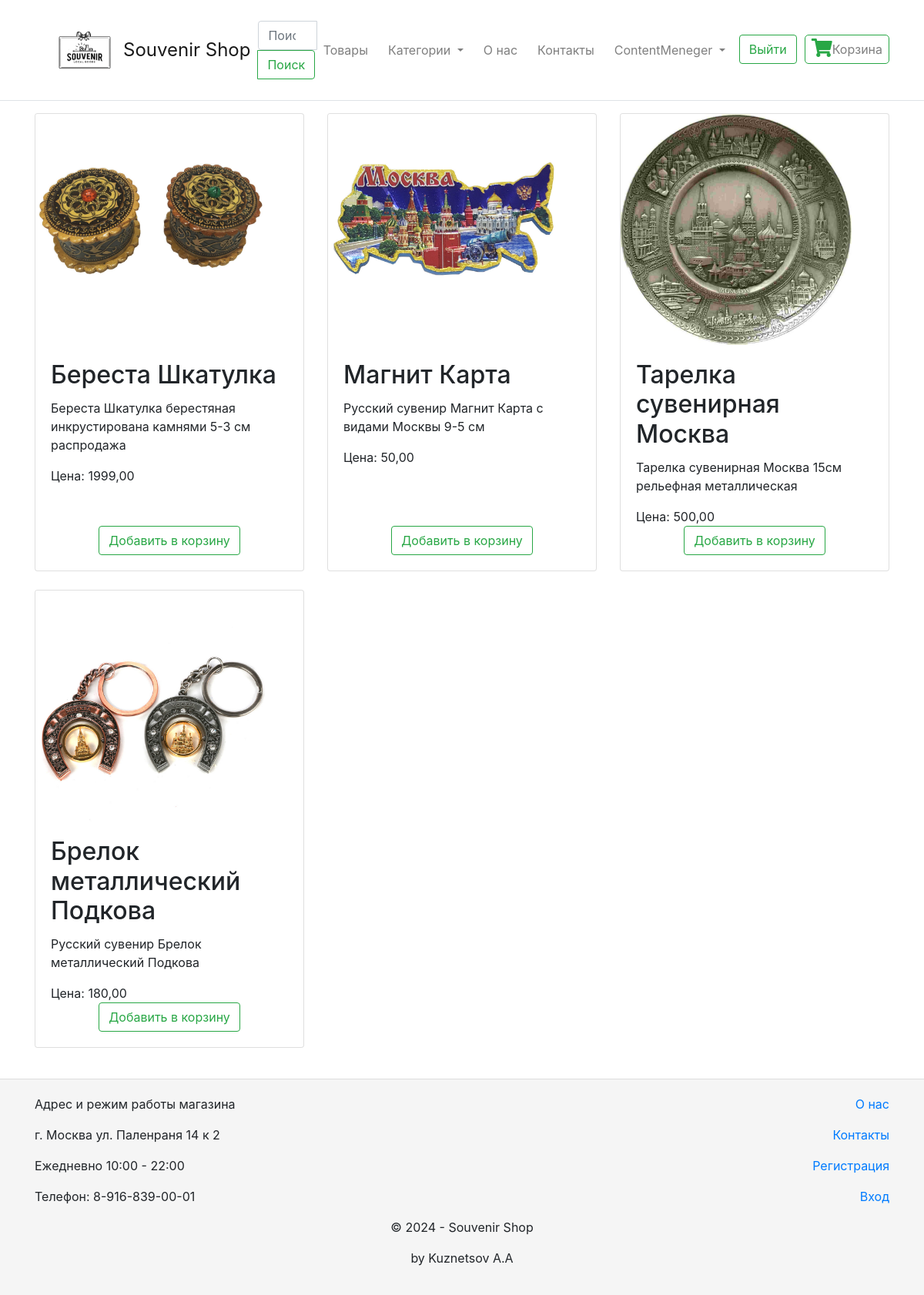
/ (signed in), run on the app's committed database.
### shop/models.py (models this page shows, shortened)
class Product(models.Model):
    title = models.CharField(max_length=255, verbose_name='Название товара')
    slug = models.SlugField(max_length=150, verbose_name='slug', unique=True)
    description = models.TextField(verbose_name='Описание товара')
    category = TreeForeignKey('ProductCategory', on_delete=models.PROTECT, default=1,
                              related_name='products', verbose_name='Категория товара')
    sku = models.CharField(max_length=255, verbose_name='Артикул')
    barcode = models.CharField(verbose_name='Штрихкод', max_length=255, blank=True)
    manufacturer = models.CharField(verbose_name='Компания-производитель', max_length=255, blank=True)
    manufacturer_countries = models.CharField(max_length=255, verbose_name='Страна-производитель', blank=True)
    vendor = models.CharField(max_length=255, verbose_name='Производитель', blank=True)
    vendor_code = models.CharField(max_length=255, verbose_name='Артикул производителя', blank=True)
    length = models.DecimalField(max_digits=10, decimal_places=2, verbose_name='Длина (см.)', null=True, blank=True)
    width = models.DecimalField(max_digits=10, decimal_places=2, verbose_name='Ширина (см.)', null=True, blank=True)
    height = models.DecimalField(max_digits=10, decimal_places=2, verbose_name='Высота (см.)', null=True, blank=True)
    weight = models.DecimalField(max_digits=10, decimal_places=2, verbose_name='Вес (г.)', null=True, blank=True)
    price = models.DecimalField(max_digits=20, decimal_places=2, verbose_name='Цена', default=1,
                                validators=[MinValueValidator(0)])
    sale_price = models.DecimalField(max_digits=20, decimal_places=2, verbose_name='Цена со скидкой',
                                     null=True, blank=True, validators=[MinValueValidator(0)])
    quantity = models.IntegerField(verbose_name='Количество товара', default=0, null=True)
    supplier = models.ForeignKey('Supplier', verbose_name='Поставщик', on_delete=models.CASCADE, null=True, blank=True)
    supplier_sku = models.IntegerField(verbose_name='Артикул у поставщика', default=0, null=True)
    supplier_url = models.URLField(verbose_name='URL', blank=True)
    supplier_price = models.IntegerField(verbose_name='Цена у поставщика', default=0, null=True,
                                         validators=[MinValueValidator(0)])
    supplier_quantity = models.IntegerField(verbose_name='Количество товара у поставщика', default=0, null=True)
    publish = models.BooleanField(verbose_name='Опубликовано', default=True)
    author = models.ForeignKey(User, verbose_name='Автор', on_delete=models.CASCADE, default=1)
    created = models.DateTimeField(verbose_name='Дата создания', auto_now_add=True)
    updated = models.DateTimeField(verbose_name='Дата обновления', auto_now=True)
    image = models.ImageField(upload_to='products/', verbose_name='Изображение', null=True, blank=True)
    class Meta:
        ordering = ['pk']
        verbose_name = 'Товар'
        verbose_name_plural = 'Товары'

### shop/views.py (the view)
# urls.py: path('', index, name='index'),
def index(request):
    products = Product.objects.filter(publish=True)
    categories = ProductCategory.objects.all()
    return render(request, 'index.html', {'products': products, 'categories': categories})

### shop/context_processors.py (called while the page is built)
def categories(request):
    return {'categories': ProductCategory.objects.all()}

### shop/models.py (called while the page is built)
    def get_absolute_url(self):
        return reverse('shop:product-by-category', args=[str(self.slug)])

### templates/index.html (shortened to what this page needs)
{% extends "base.html" %}
{% block content %}
    <div class="row">
        {% for product in products %}
            <div class="col-md-4 mb-4">
                <div class="card h-100">
                    {% if product.image %}
                        <img src="{{ product.image.url }}" alt="{{ product.title }}" class="card-img-top">
                    {% endif %}
                    <div class="card-body d-flex flex-column justify-content-between">
                        <div>
                            <h2 class="card-title">{{ product.title }}</h2>
                            <p class="card-text">{{ product.description }}</p>
                            <p class="card-text">Цена: {{ product.price }}</p>
                        </div>
                        <div class="text-center">
                            <form action="{% url 'shop:add_to_cart' product.id %}" method="post">
                                <button type="submit" class="btn btn-outline-success">Добавить в корзину</button>
                            </form>
                        </div>
                    </div>
                </div>
            </div>
        {% endfor %}
    </div>
{% endblock %}

### templates/base.html (shortened to what this page needs)
{% load static %}
<!DOCTYPE html>
<html lang="ru">
<head>
    <link rel="stylesheet" href="https://stackpath.bootstrapcdn.com/bootstrap/4.5.2/css/bootstrap.min.css" />
    <link rel="stylesheet" href="https://cdnjs.cloudflare.com/ajax/libs/font-awesome/5.15.3/css/all.min.css">
</head>
<body>
    <div class="wrapper">
        <header>
            <nav class="navbar navbar-expand-sm navbar-light bg-white border-bottom box-shadow mb-3">
                <div class="container d-flex justify-content-between align-items-center">
                    <a class="navbar-brand" href="/">
                        <img src="{% static 'images/SouvenirShopLogo.png' %}" alt="Souvenir Shop Logo">
                        <span class="site-title">Souvenir Shop</span>
                    </a>
                    <form class="form-inline search-form" action="{% url 'shop:search' %}" method="get">
                        <div class="input-group">
                            <input class="form-control" type="search" placeholder="Поиск" aria-label="Search" name="q">
                            <div class="input-group-append">
                                <button class="btn btn-outline-success" type="submit">Поиск</button>
                            </div>
                        </div>
                    </form>
                    <div class="collapse navbar-collapse" id="navbarSupportedContent">
                        <ul class="navbar-nav ml-auto">
                            <li class="nav-item">
                                <a class="nav-link" href="/">Товары</a>
                            </li>
                            <li class="nav-item dropdown">
                                <a class="nav-link dropdown-toggle" href="#" id="navbarDropdown" role="button" data-toggle="dropdown" aria-haspopup="true" aria-expanded="false">
                                    Категории
                                </a>
                            </li>
                            <li class="nav-item">
                                <a class="nav-link" href="{% url 'shop:about' %}">О нас</a>
                            </li>
                            <li class="nav-item">
                                <a class="nav-link" href="{% url 'shop:contact' %}">Контакты</a>
                            </li>
                            {% if user.is_authenticated %}
                            <li class="nav-item dropdown">
                                <a class="nav-link dropdown-toggle" href="#" id="userDropdown" role="button" data-toggle="dropdown" aria-haspopup="true" aria-expanded="false">
                                    {{ user.username }}
                                </a>
                            </li>
                            <li class="nav-item">
                                <form action="{% url 'logout' %}" method="post" style="display: inline;">
                                    <button type="submit" class="btn btn-outline-success btn-block">Выйти</button>
                                </form>
                            </li>
                            {% endif %}
                            <li class="nav-item cart-icon">
                                <a class="nav-link" href="{% url 'shop:view_cart' %}">
                                    <i class="fas fa-shopping-cart"></i>
                                    Корзина
                                </a>
                            </li>
                        </ul>
                    </div>
                </div>
            </nav>
        </header>
        <div class="content">
            <div class="container">
                <main role="main" class="pb-3">
                    {% block content %}{% endblock %}
                </main>
            </div>
        </div>
        <footer class="footer">
            <div class="container">
                <div class="row">
                    <div class="col-md-6">
                        <p>Адрес и режим работы магазина</p>
                        <p>г. Москва ул. Паленраня 14 к 2</p>
                        <p>Ежедневно 10:00 - 22:00</p>
                        <p>Телефон: 8-916-839-00-01</p>
                    </div>
                    <div class="col-md-6 text-right">
                        <p><a href="{% url 'shop:about' %}">О нас</a></p>
                        <p><a href="{% url 'shop:contact' %}">Контакты</a></p>
                        <p><a href="{% url 'shop:register' %}">Регистрация</a></p>
                        <p><a href="{% url 'login' %}">Вход</a></p>
                    </div>
                </div>
                <div class="row">
                    <div class="col-md-12 text-center">
                        <p>&copy; 2024 - Souvenir Shop</p>
                        <p>by Kuznetsov A.A</p>
                    </div>
                </div>
            </div>
        </footer>
    </div>
</body>
</html>

### templates/base.html (style rules this page uses)
.navbar { display: flex; justify-content: space-between; align-items: center; padding: 0; }
.navbar-brand { display: flex; align-items: center; margin-right: auto; padding: 0; }
.navbar-brand img { width: 130px; height: 130px; margin-right: 35px; }
.navbar-brand .site-title { font-size: 1.5rem; margin: -50px; }
.search-form { margin-left: 60px; padding: 0; }
.card-img-top { width: 300px; height: 300px; object-fit: cover; }
html, body { height: 100%; margin: 0; padding: 0; }
.wrapper { min-height: 100%; display: flex; flex-direction: column; }
.content { flex: 1; }
.footer { background-color: #f5f5f5; text-align: center; padding: 20px 0; border-top: 1px solid #ddd; }
.footer .row { display: flex; justify-content: space-between; align-items: center; }
.footer .col-md-6 { text-align: left; }
.footer .col-md-6.text-right { text-align: right; }
.navbar-nav .nav-item { margin-right: 10px; }
.navbar-nav .nav-item:last-child { margin-right: 0; }
.navbar-nav .nav-link { white-space: nowrap; }
.cart-icon { display: flex; flex-direction: column; align-items: center; }
.cart-icon .fas { font-size: 1.5rem; margin-bottom: 5px; color: #28a745; }
.cart-icon a { color: #28a745; text-decoration: none; border: 1px solid #28a745; padding: 5px 10px; border-radius: 5px; transition-duration: 0.4s; display: flex; align-items: center; justify-content: center; height: 38px; }
.btn-outline-success { height: 38px; }

### data on the page
Product: image (picture), title "Береста Шкатулка", description "Береста Шкатулка берестяная инкрустирована камнями 5-3 см распродажа", price "1999,00"
Product: image (picture), title "Магнит Карта", description "Русский сувенир Магнит Карта с видами Москвы 9-5 см", price "50,00"
Product: image (picture), title "Тарелка сувенирная Москва", description "Тарелка сувенирная Москва 15см рельефная металлическая", price "500,00"
Product: image (picture), title "Брелок металлический Подкова", description "Русский сувенир Брелок металлический Подкова", price "180,00"

### other printed values
{{ user.username }} "ContentMeneger"
